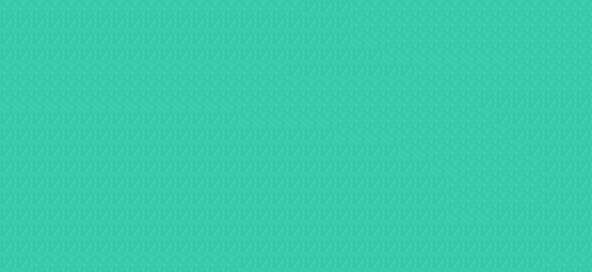

A level layout from a 2D game, rendered from its tile map. Below: a short description, then the map file with tile-grid data replaced by summaries:
An orthogonal 37x17 tile map with 16x16 px tiles, 1 tile layer (Tile Layer 1).

<map version="1.2" tiledversion="2020.01.22" orientation="orthogonal" renderorder="right-down" compressionlevel="-1" width="37" height="17" tilewidth="16" tileheight="16" infinite="0" nextlayerid="2" nextobjectid="1">
 <tileset firstgid="1" name="instructions2" tilewidth="16" tileheight="16" tilecount="629" columns="37">
  <image source="../graphics/instructions2.png" width="592" height="272" />
 </tileset>
 <layer id="1" name="Tile Layer 1" width="37" height="17">
  <data>[629 cells, 629 non-empty, 65 distinct tile ids]</data>
 </layer>
</map>
